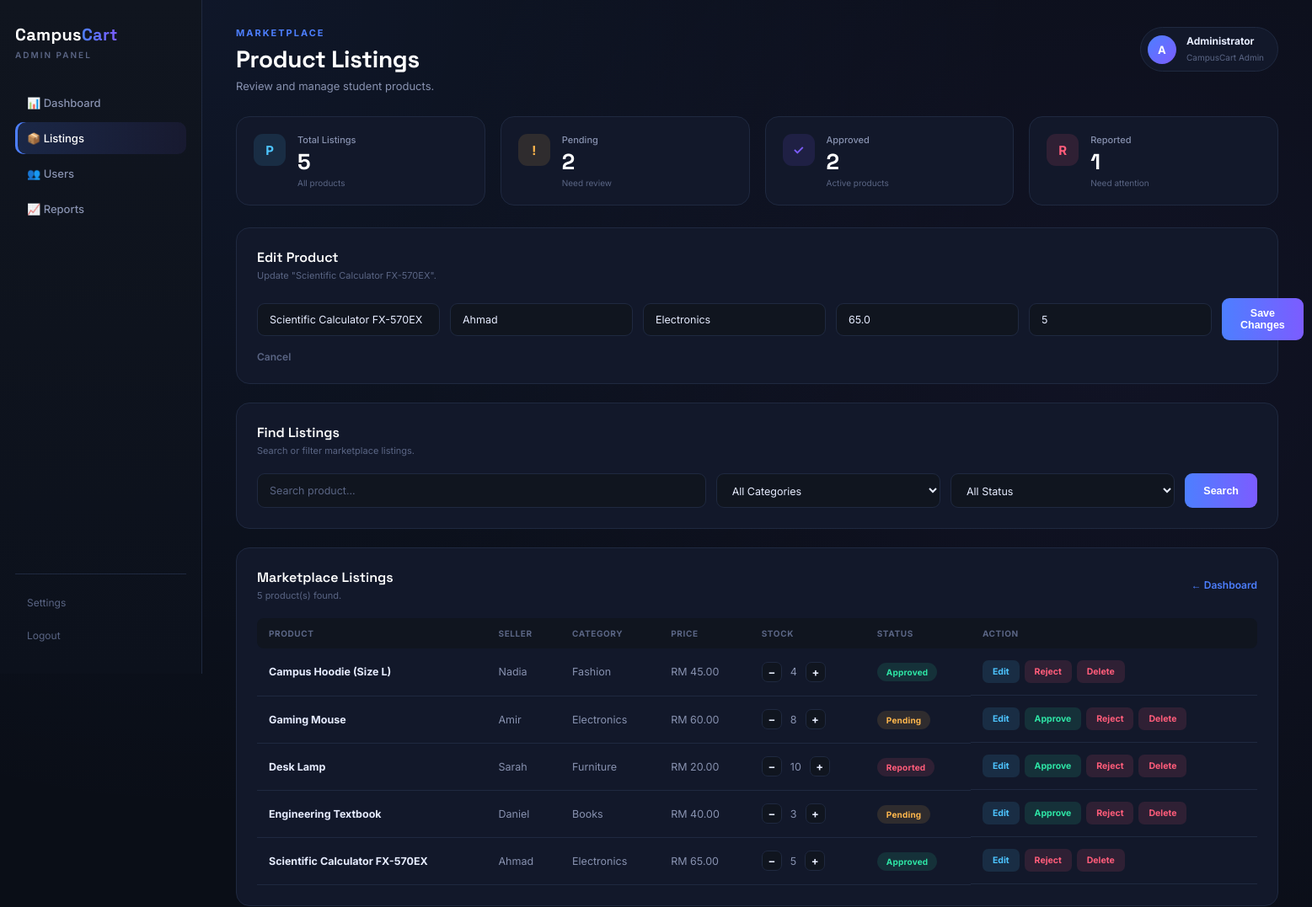
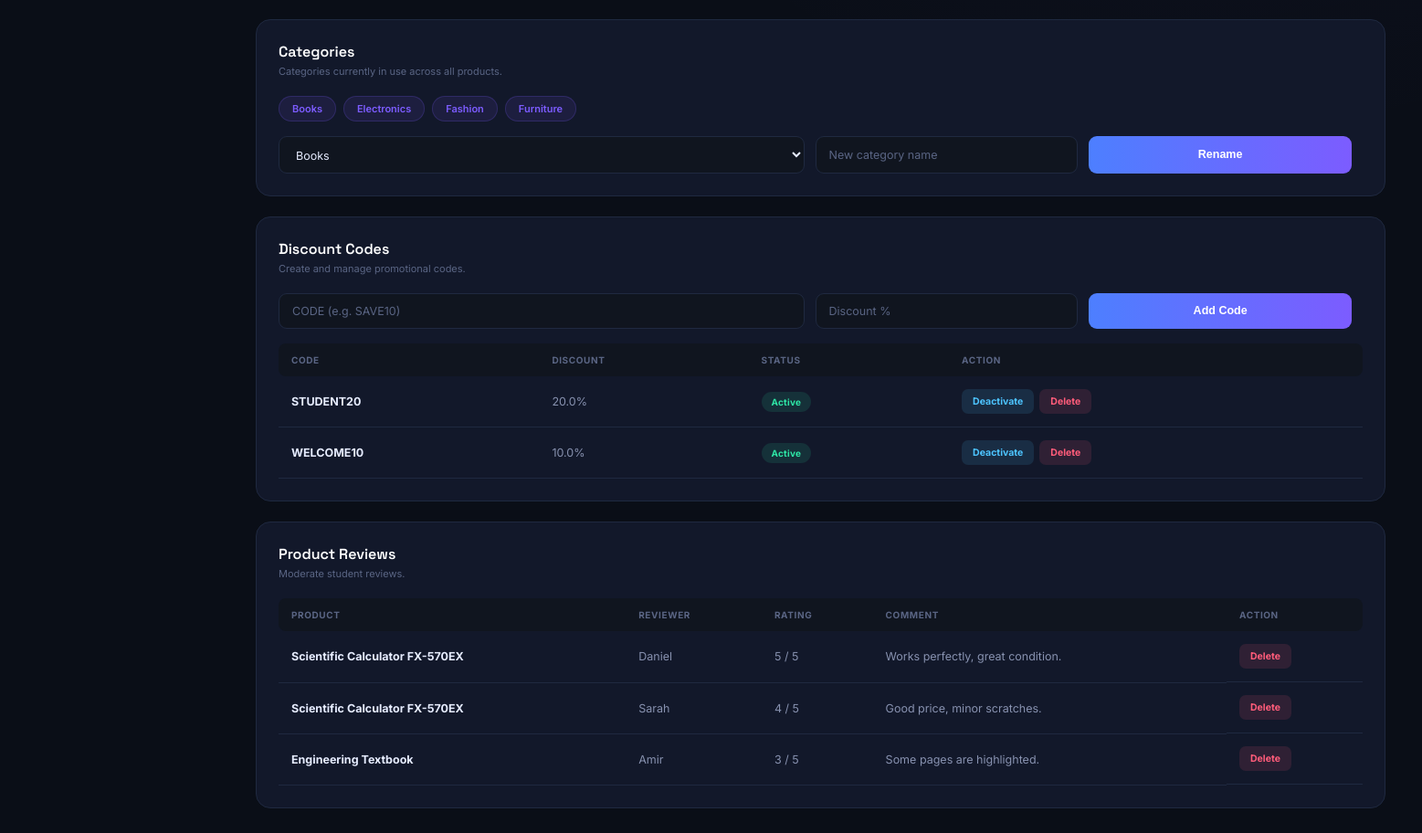
Page /listings?edit=1 on the committed database (2 pictures, top to bottom).
### tables this page shows
CREATE TABLE products (
        id INTEGER PRIMARY KEY AUTOINCREMENT,
        name TEXT NOT NULL,
        seller TEXT NOT NULL,
        category TEXT NOT NULL,
        price REAL NOT NULL,
        stock INTEGER NOT NULL,
        status TEXT NOT NULL DEFAULT 'Pending'
    );

CREATE TABLE discount_codes (
        id INTEGER PRIMARY KEY AUTOINCREMENT,
        code TEXT UNIQUE NOT NULL,
        discount_percent REAL NOT NULL,
        active INTEGER NOT NULL DEFAULT 1
    );

CREATE TABLE reviews (
        id INTEGER PRIMARY KEY AUTOINCREMENT,
        product_id INTEGER NOT NULL,
        reviewer TEXT NOT NULL,
        rating INTEGER NOT NULL,
        comment TEXT,
        review_date TIMESTAMP DEFAULT CURRENT_TIMESTAMP
    );

### app.py (the view)
@app.route("/listings")
def listings():
    category = request.args.get("category", "all")
    status = request.args.get("status", "all")
    search = request.args.get("search", "")
    edit_id = request.args.get("edit", type=int)
    all_products = admin.get_all_products()
    listing_stats = {
        "total": len(all_products),
        "pending": len([p for p in all_products if p["status"] == "Pending"]),
        "approved": len([p for p in all_products if p["status"] == "Approved"]),
        "reported": len([p for p in all_products if p["status"] == "Reported"]),
    }
    return render_template(
        "listings.html",
        products=admin.get_all_products(category, status, search),
        categories=admin.get_all_categories(),
        discount_codes=admin.get_all_discount_codes(),
        reviews=admin.get_all_reviews(),
        selected_category=category,
        selected_status=status,
        search=search,
        edit_product=admin.get_product(edit_id) if edit_id else None,
        listing_stats=listing_stats,
    )

### admin_functions.py (called while the page is built)
def get_all_products(category=None, status=None, search=None):
    connection = get_connection()
    cursor = connection.cursor()
    query = "SELECT * FROM products WHERE 1=1"
    params = []
    if category and category.lower() != "all":
        query += " AND LOWER(category) = LOWER(?)"
        params.append(category)
    if status and status.lower() != "all":
        query += " AND LOWER(status) = LOWER(?)"
        params.append(status)
    if search:
        query += " AND LOWER(name) LIKE LOWER(?)"
        params.append(f"%{search}%")
    query += " ORDER BY id DESC"
    cursor.execute(query, params)
    products = [dict(row) for row in cursor.fetchall()]
    connection.close()
    return products

def get_product(product_id):
    connection = get_connection()
    cursor = connection.cursor()
    cursor.execute("SELECT * FROM products WHERE id = ?", (product_id,))
    row = cursor.fetchone()
    connection.close()
    return dict(row) if row else None

def get_all_categories():
    connection = get_connection()
    cursor = connection.cursor()
    cursor.execute("SELECT DISTINCT category FROM products ORDER BY category ASC")
    categories = [row["category"] for row in cursor.fetchall()]
    connection.close()
    return categories

def get_all_discount_codes():
    connection = get_connection()
    cursor = connection.cursor()
    cursor.execute("SELECT * FROM discount_codes ORDER BY id DESC")
    codes = [dict(row) for row in cursor.fetchall()]
    connection.close()
    return codes

def get_all_reviews():
    connection = get_connection()
    cursor = connection.cursor()
    cursor.execute("""
        SELECT reviews.*, products.name AS product_name
        FROM reviews
        LEFT JOIN products ON products.id = reviews.product_id
        ORDER BY reviews.review_date DESC
    """)
    reviews = [dict(row) for row in cursor.fetchall()]
    connection.close()
    return reviews

### database.py (called while the page is built)
def get_connection():
    connection = sqlite3.connect(DATABASE)
    connection.row_factory = sqlite3.Row
    return connection

### templates/listings.html (shortened to what this page needs)
<!DOCTYPE html>
<html lang="en">
<head>
    <link rel="stylesheet" href="{{ url_for('static', filename='admin.css') }}">
</head>
<body>
<aside class="sidebar">
    <h2>Campus<span>Cart</span></h2>
    <p class="admin-label">ADMIN PANEL</p>
    <nav>
        <a href="{{ url_for('dashboard') }}">📊 Dashboard</a>
        <a href="{{ url_for('listings') }}" class="active">📦 Listings</a>
        <a href="{{ url_for('users') }}">👥 Users</a>
        <a href="{{ url_for('reports') }}">📈 Reports</a>
    </nav>
    <div class="sidebar-bottom">
        <a href="#">Settings</a>
        <a href="#">Logout</a>
    </div>
</aside>
<main class="main">
    <header>
        <div>
            <p class="small-title">MARKETPLACE</p>
            <h1>Product Listings</h1>
            <p class="subtitle">
                Review and manage student products.
            </p>
        </div>
        <div class="admin-user">
            <div class="avatar">A</div>
            <div>
                <strong>Administrator</strong>
                <small>CampusCart Admin</small>
            </div>
        </div>
    </header>
    <section class="stats">
        <div class="card">
            <span class="icon blue">P</span>
            <div>
                <p>Total Listings</p>
                <h2>{{ listing_stats.total }}</h2>
                <small>All products</small>
            </div>
        </div>
        <div class="card">
            <span class="icon orange">!</span>
            <div>
                <p>Pending</p>
                <h2>{{ listing_stats.pending }}</h2>
                <small>Need review</small>
            </div>
        </div>
        <div class="card">
            <span class="icon purple">&#10003;</span>
            <div>
                <p>Approved</p>
                <h2>{{ listing_stats.approved }}</h2>
                <small>Active products</small>
            </div>
        </div>
        <div class="card">
            <span class="icon red">R</span>
            <div>
                <p>Reported</p>
                <h2>{{ listing_stats.reported }}</h2>
                <small>Need attention</small>
            </div>
        </div>
    </section>
    <section class="panel">
        <div class="panel-title">
            <div>
                {% if edit_product %}
                    <h3>Edit Product</h3>
                    <p>Update "{{ edit_product.name }}".</p>
                {% else %}
                    <h3>Add New Product</h3>
                    <p>Manually add a product to the marketplace.</p>
                {% endif %}
            </div>
        </div>
        <form
            method="POST"
            action="{% if edit_product %}{{ url_for('edit_product', product_id=edit_product.id) }}{% else %}{{ url_for('add_product') }}{% endif %}"
            class="form-grid"
        >
            <input type="text" name="name" placeholder="Product name" required
                   value="{{ edit_product.name if edit_product else '' }}">
            <input type="text" name="seller" placeholder="Seller name" required
                   value="{{ edit_product.seller if edit_product else '' }}">
            <input type="text" name="category" placeholder="Category" required
                   value="{{ edit_product.category if edit_product else '' }}">
            <input type="number" step="0.01" name="price" placeholder="Price (RM)" required
                   value="{{ edit_product.price if edit_product else '' }}">
            <input type="number" name="stock" placeholder="Stock" required
                   value="{{ edit_product.stock if edit_product else '' }}">
            <button type="submit" class="filters-button">
                {% if edit_product %}Save Changes{% else %}Add Product{% endif %}
            </button>
            {% if edit_product %}
            <a href="{{ url_for('listings') }}" class="cancel-link">Cancel</a>
            {% endif %}
        </form>
    </section>
    <section class="panel">
        <div class="panel-title">
            <div>
                <h3>Find Listings</h3>
                <p>Search or filter marketplace listings.</p>
            </div>
        </div>
        <form method="GET" action="{{ url_for('listings') }}" class="filters">
            <input
                type="text"
                name="search"
                placeholder="Search product..."
                value="{{ search }}"
            >
            <select name="category">
                <option value="all" {% if selected_category == 'all' %}selected{% endif %}>All Categories</option>
            </select>
            <select name="status">
                <option value="all" {% if selected_status == 'all' %}selected{% endif %}>All Status</option>
            </select>
            <button type="submit">Search</button>
        </form>
    </section>
    <section class="panel">
        <div class="panel-title">
            <div>
                <h3>Marketplace Listings</h3>
                <p>{{ products|length }} product(s) found.</p>
            </div>
            <a href="{{ url_for('dashboard') }}" class="view-all">
                ← Dashboard
            </a>
        </div>
        <div class="table-container">
            <table>
                <thead>
                    <tr>
                        <th>Product</th>
                        <th>Seller</th>
                        <th>Category</th>
                        <th>Price</th>
                        <th>Stock</th>
                        <th>Status</th>
                        <th>Action</th>
                    </tr>
                </thead>
                <tbody>
                    {% for product in products %}
                    <tr>
                        <td>
                            <strong>{{ product.name }}</strong>
                        </td>
                        <td>{{ product.seller }}</td>
                        <td>{{ product.category }}</td>
                        <td>RM {{ "%.2f"|format(product.price) }}</td>
                        <td>
                            <div class="stock-cell">
                                <a href="{{ url_for('adjust_product_stock', product_id=product.id, action='decrease') }}" class="stock-btn">−</a>
                                <span>{{ product.stock }}</span>
                                <a href="{{ url_for('adjust_product_stock', product_id=product.id, action='increase') }}" class="stock-btn">+</a>
                            </div>
                        </td>
                        <td>
                            <span class="status {{ product.status|lower }}">
                                {{ product.status }}
                            </span>
                        </td>
                        <td class="action-cell">
                            <a href="{{ url_for('listings', edit=product.id) }}" class="view-btn">
                                Edit
                            </a>
                            {% if product.status != 'Approved' %}
                            <a href="{{ url_for('change_product_status', product_id=product.id, status='Approved') }}" class="approve-btn">
                                Approve
                            </a>
                            {% endif %}
                            {% if product.status != 'Rejected' %}
                            <a href="{{ url_for('change_product_status', product_id=product.id, status='Rejected') }}" class="reject-btn">
                                Reject
                            </a>
                            {% endif %}
                            <a href="{{ url_for('delete_product', product_id=product.id) }}" class="reject-btn"
                               onclick="return confirm('Delete this product?');">
                                Delete
                            </a>
                        </td>
                    </tr>
                    {% else %}
                    <tr>
                        <td colspan="7">No products match your filters.</td>
                    </tr>
                    {% endfor %}
                </tbody>
            </table>
        </div>
    </section>
    <section class="panel">
        <div class="panel-title">
            <div>
                <h3>Categories</h3>
                <p>Categories currently in use across all products.</p>
            </div>
        </div>
        <div class="category-tags">
            {% for cat in categories %}
            <span class="category-tag">{{ cat }}</span>
            {% else %}
            <span>No categories yet.</span>
            {% endfor %}
        </div>
        <form method="POST" action="{{ url_for('rename_category') }}" class="filters" style="margin-top: 16px;">
            <select name="old_name">
                {% for cat in categories %}
                <option value="{{ cat }}">{{ cat }}</option>
                {% endfor %}
            </select>
            <input type="text" name="new_name" placeholder="New category name" required>
            <button type="submit">Rename</button>
        </form>
    </section>
    <section class="panel">
        <div class="panel-title">
            <div>
                <h3>Discount Codes</h3>
                <p>Create and manage promotional codes.</p>
            </div>
        </div>
        <form method="POST" action="{{ url_for('add_discount') }}" class="filters">
            <input type="text" name="code" placeholder="CODE (e.g. SAVE10)" required>
            <input type="number" step="0.01" name="discount_percent" placeholder="Discount %" required>
            <button type="submit">Add Code</button>
        </form>
        <div class="table-container" style="margin-top: 16px;">
            <table>
                <thead>
                    <tr>
                        <th>Code</th>
                        <th>Discount</th>
                        <th>Status</th>
                        <th>Action</th>
                    </tr>
                </thead>
                <tbody>
                    {% for d in discount_codes %}
                    <tr>
                        <td><strong>{{ d.code }}</strong></td>
                        <td>{{ d.discount_percent }}%</td>
                        <td>
                            <span class="status {{ 'approved' if d.active else 'reported' }}">
                                {{ 'Active' if d.active else 'Inactive' }}
                            </span>
                        </td>
                        <td class="action-cell">
                            <a href="{{ url_for('toggle_discount', discount_id=d.id) }}" class="view-btn">
                                {{ 'Deactivate' if d.active else 'Activate' }}
                            </a>
                            <a href="{{ url_for('delete_discount', discount_id=d.id) }}" class="reject-btn"
                               onclick="return confirm('Delete this code?');">
                                Delete
                            </a>
                        </td>
                    </tr>
                    {% else %}
                    <tr><td colspan="4">No discount codes yet.</td></tr>
                    {% endfor %}
                </tbody>
            </table>
        </div>
    </section>
    <section class="panel">
        <div class="panel-title">
            <div>
                <h3>Product Reviews</h3>
                <p>Moderate student reviews.</p>
            </div>
        </div>
        <div class="table-container">
            <table>
                <thead>
                    <tr>
                        <th>Product</th>
                        <th>Reviewer</th>
                        <th>Rating</th>
                        <th>Comment</th>
                        <th>Action</th>
                    </tr>
                </thead>
                <tbody>
                    {% for r in reviews %}
                    <tr>
                        <td><strong>{{ r.product_name or 'Deleted product' }}</strong></td>
                        <td>{{ r.reviewer }}</td>
                        <td>{{ r.rating }} / 5</td>
                        <td>{{ r.comment }}</td>
                        <td class="action-cell">
                            <a href="{{ url_for('delete_review', review_id=r.id) }}" class="reject-btn"
                               onclick="return confirm('Delete this review?');">
                                Delete
                            </a>
                        </td>
                    </tr>
                    {% else %}
                    <tr><td colspan="5">No reviews yet.</td></tr>
                    {% endfor %}
                </tbody>
            </table>
        </div>
    </section>
</main>
</body>
</html>

### rows in the picture
products: name "Scientific Calculator FX-570EX", seller "Ahmad", category "Electronics", price "65.0", stock "5", price "65.00", status "Approved"
products: name "Campus Hoodie (Size L)", seller "Nadia", category "Fashion", price "45.00", stock "4", status "Approved"
products: name "Gaming Mouse", seller "Amir", category "Electronics", price "60.00", stock "8", status "Pending"
products: name "Desk Lamp", seller "Sarah", category "Furniture", price "20.00", stock "10", status "Reported"
products: name "Engineering Textbook", seller "Daniel", category "Books", price "40.00", stock "3", status "Pending"
discount_codes: code "STUDENT20", discount_percent "20.0", active "Active", active "Deactivate"
discount_codes: code "WELCOME10", discount_percent "10.0", active "Active", active "Deactivate"
reviews: name "Scientific Calculator FX-570EX", reviewer "Daniel", rating "5", comment "Works perfectly, great condition."
reviews: name "Scientific Calculator FX-570EX", reviewer "Sarah", rating "4", comment "Good price, minor scratches."
reviews: name "Engineering Textbook", reviewer "Amir", rating "3", comment "Some pages are highlighted."

### other values in the picture
{{ listing_stats.total }} "5"
{{ listing_stats.pending }} "2"
{{ listing_stats.approved }} "2"
{{ listing_stats.reported }} "1"
{{ products|length }} "5"
{{ cat }} "Books" "Electronics" "Fashion" "Furniture"
form field old_name "Books"
